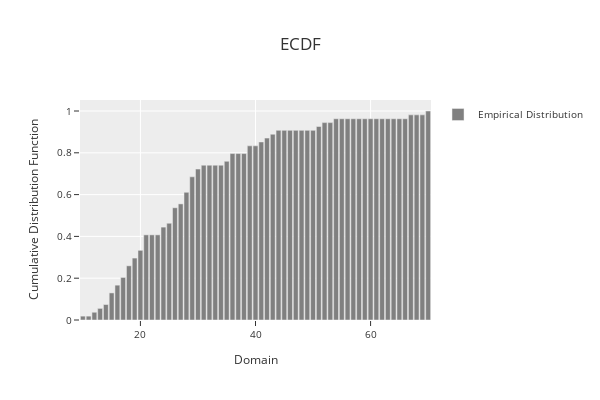

The code cell stored with this chart in its notebook:
### Code cell
phi.plot_ecdf()

### Figure 1 — Plotly figure (JSON) as saved in the notebook; plotly's stock layout.template omitted (floating-point values rounded to 4 significant figures)
{"data": [{"marker": {"color": "rgba(128,128,128,1)"}, "name": "Empirical Distribution", "showlegend": true, "type": "bar", "x": [10, 11, 12, 13, 14, 15, 16, 17, 18, 19, 20, 21, 22, 23, 24, 25, 26, 27, 28, 29, 30, 31, 32, 33, 34, 35, 36, 37, 38, 39, 40, 41, 42, 43, 44, 45, 46, 47, 48, 49, 50, 51, 52, 53, 54, 55, 56, 57, 58, 59, 60, 61, 62, 63, 64, 65, 66, 67, 68, 69, 70], "y": [0.01852, 0.01852, 0.03704, 0.05556, 0.07407, 0.1296, 0.1667, 0.2037, 0.2593, 0.2963, 0.3333, 0.4074, 0.4074, 0.4074, 0.4444, 0.463, 0.537, 0.5556, 0.6111, 0.6852, 0.7222, 0.7407, 0.7407, 0.7407, 0.7407, 0.7593, 0.7963, 0.7963, 0.7963, 0.8333, 0.8333, 0.8519, 0.8704, 0.8889, 0.9074, 0.9074, 0.9074, 0.9074, 0.9074, 0.9074, 0.9074, 0.9259, 0.9444, 0.9444, 0.963, 0.963, 0.963, 0.963, 0.963, 0.963, 0.963, 0.963, 0.963, 0.963, 0.963, 0.963, 0.963, 0.9815, 0.9815, 0.9815, 1.0]}], "layout": {"bargap": 0.15, "height": 400, "legend": {"font": {"size": 10}, "orientation": "v", "title": {}, "xanchor": "left", "y": 1, "yanchor": "auto"}, "title": {"text": "ECDF"}, "width": 600, "xaxis": {"tickfont": {"size": 10}, "title": {"font": {"size": 12}, "text": "Domain"}}, "yaxis": {"tickfont": {"size": 10}, "title": {"font": {"size": 12}, "text": "Cumulative Distribution Function"}}}}
